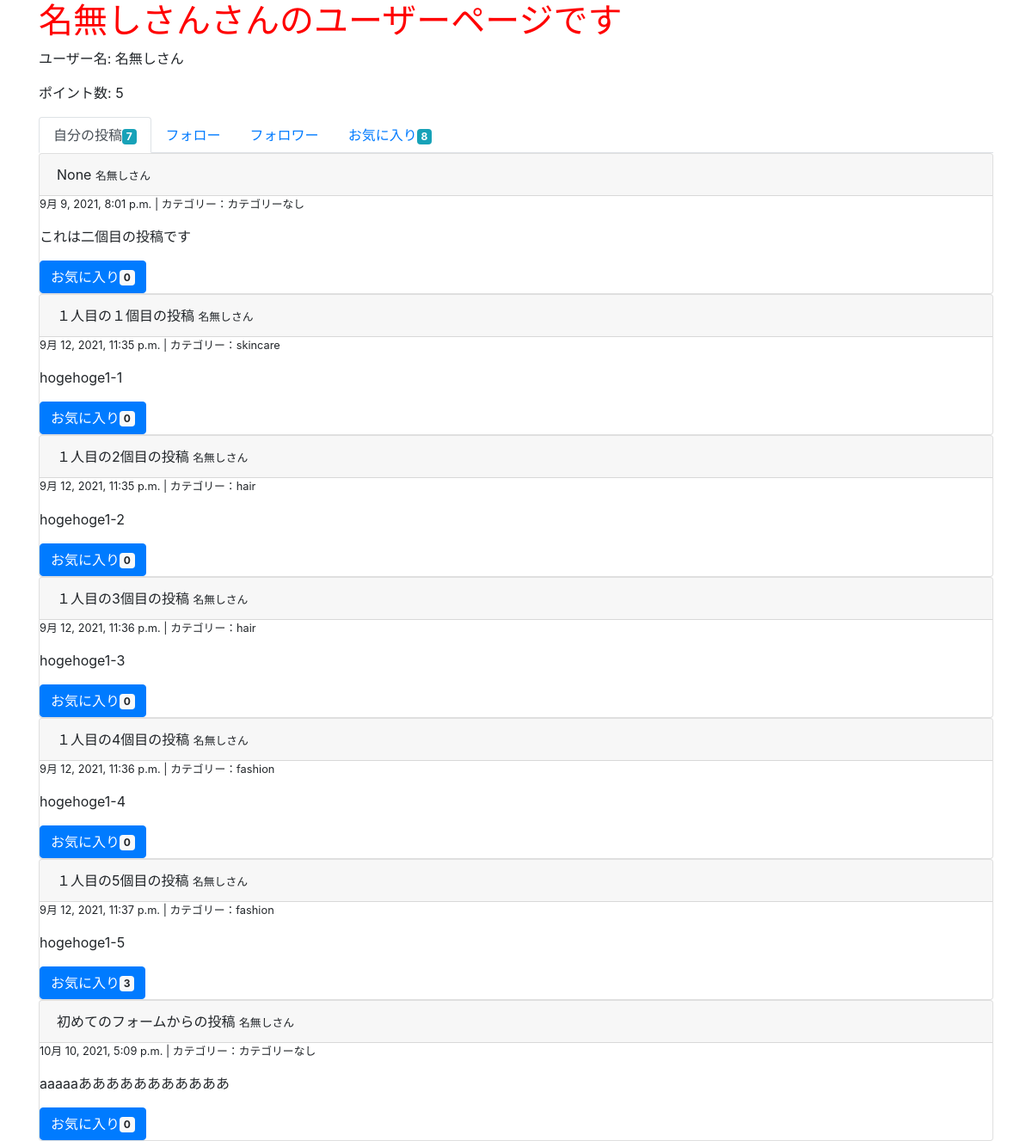
The page /user/1/ on the database its author committed.
### groomings/models.py (models this page shows, shortened)
class User(models.Model):
    name = models.CharField(max_length=10)
    email = models.CharField(max_length=100)
    password = models.CharField(max_length=50)
    point = models.IntegerField(default=0)
    class Meta:
        db_table = 'user'

class Date(models.Model):
    created_at = models.DateTimeField(default=now)
    class Meta:
        abstract = True

class Post(Date):
    title = models.CharField(max_length=30, null=True, blank=True)
    text = models.TextField(null=True, blank=True)
    user = models.ForeignKey(
        'User', on_delete=models.CASCADE, related_name="user_post"
    )
    favorite = models.ManyToManyField(User, related_name="user_favo_post")
    category = models.CharField(max_length=15, default='カテゴリーなし')
    class Meta:
        db_table = 'post'

### groomings/views.py (the view)
# urls.py: path(r'user/<int:user_id>/', views.user, name = 'user'),
def user(request, user_id):
    user = User.objects.get(pk=user_id)
    posts = user.user_post.all()
    posts_count = user.user_post.all().count()
    favo_count = user.user_favo_post.all().count()
    return render(request, 'groomings/user.html', context={"user": user, "posts": posts, "posts_count": posts_count, "favo_count": favo_count})

### groomings/templatetags/tag_event.py (called while the page is built)
@register.filter(name="count_favo")
def count_favo(post):
    return post.favorite.all().count()

### groomings/templates/groomings/user.html
{% extends "groomings/_user.html" %}
{% load tag_event %}
{% block posts %}
  <ul class="nav nav-tabs">
    <li class="nav-item"><a href="{% url 'groomings:user' user.id %}" class="nav-link active">自分の投稿<span class="badge badge-info">{{ posts_count }}</span></a></li>
    <li class="nav-item"><a href="#" class="nav-link">フォロー</a></li>
    <li class="nav-item"><a href="#" class="nav-link">フォロワー</a></li>
    <li class="nav-item"><a href="{% url 'groomings:user_favo' user.id %}" class="nav-link">お気に入り<span class="badge badge-info">{{ favo_count }}</span></a></li>
  </ul>
  {% for post in posts %}
    <div class="post card">
      <div class="card-header">
        {{ post.title }}
        <small>{{ post.user.name }}</small>
      </div>
      <div class="body">
        <p class="small">{{ post.created_at }} | カテゴリー：{{ post.category }}</p>
        <p>{{ post.text }}</p>
        <button class="btn btn-primary">お気に入り<span class="badge badge-light">{{ post | count_favo }}</span></button>
      </div>
    </div>
  {% endfor %}
{% endblock %}

### groomings/templates/groomings/_user.html (shortened to what this page needs)
{% extends "groomings/base.html" %}
{% block content %}
  <h1 >{{ user.name }}さんのユーザーページです</h1>
  <div class="card-title">
    <p>ユーザー名: {{ user.name }}</p>
    <p>ポイント数: {{ user.point }}</p>
  </div>
  <div>
    {% block posts %}{% endblock %}
  </div>
{% endblock %}

### groomings/static/base.css (style rules this page uses)
h1 { color: red; }

### rows shown on the page
User: name "名無しさん", point "5"
Post: title "None", user.name "名無しさん", created_at "9月 9, 2021, 8:01 p.m.", category "カテゴリーなし", text "これは二個目の投稿です", id "0"
Post: title "１人目の１個目の投稿", user.name "名無しさん", created_at "9月 12, 2021, 11:35 p.m.", category "skincare", text "hogehoge1-1", id "0"
Post: title "１人目の2個目の投稿", user.name "名無しさん", created_at "9月 12, 2021, 11:35 p.m.", category "hair", text "hogehoge1-2", id "0"
Post: title "１人目の3個目の投稿", user.name "名無しさん", created_at "9月 12, 2021, 11:36 p.m.", category "hair", text "hogehoge1-3", id "0"
Post: title "１人目の4個目の投稿", user.name "名無しさん", created_at "9月 12, 2021, 11:36 p.m.", category "fashion", text "hogehoge1-4", id "0"
Post: title "１人目の5個目の投稿", user.name "名無しさん", created_at "9月 12, 2021, 11:37 p.m.", category "fashion", text "hogehoge1-5", id "3"
Post: title "初めてのフォームからの投稿", user.name "名無しさん", created_at "10月 10, 2021, 5:09 p.m.", category "カテゴリーなし", text "aaaaaあああああああああああ", id "0"

### other values the page prints
{{ posts_count }} "7"
{{ favo_count }} "8"
